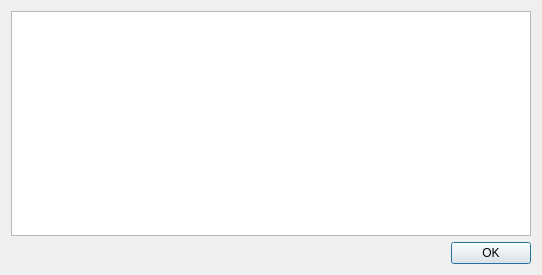
<?xml version="1.0" encoding="UTF-8"?>
<ui version="4.0">
 <class>ErrorLogDialog</class>
 <widget class="QDialog" name="ErrorLogDialog">
  <property name="geometry">
   <rect>
    <x>0</x>
    <y>0</y>
    <width>542</width>
    <height>275</height>
   </rect>
  </property>
  <property name="windowTitle">
   <string>Dialog</string>
  </property>
  <layout class="QVBoxLayout" name="verticalLayout">
   <item>
    <widget class="QPlainTextEdit" name="gui_ErrorLogTextEdit">
     <property name="readOnly">
      <bool>true</bool>
     </property>
    </widget>
   </item>
   <item>
    <widget class="QDialogButtonBox" name="gui_ButtonBox">
     <property name="orientation">
      <enum>Qt::Horizontal</enum>
     </property>
     <property name="standardButtons">
      <set>QDialogButtonBox::Ok</set>
     </property>
    </widget>
   </item>
  </layout>
 </widget>
 <resources/>
 <connections>
  <connection>
   <sender>gui_ButtonBox</sender>
   <signal>accepted()</signal>
   <receiver>ErrorLogDialog</receiver>
   <slot>accept()</slot>
   <hints>
    <hint type="sourcelabel">
     <x>248</x>
     <y>254</y>
    </hint>
    <hint type="destinationlabel">
     <x>157</x>
     <y>274</y>
    </hint>
   </hints>
  </connection>
 </connections>
</ui>
